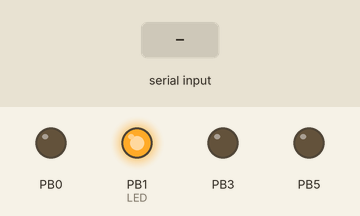
Simulated run of this program. Board: ATmega8, built with avr-gcc and emulated at 1 MHz. Shown: output pins drawn as LEDs (lit = HIGH). Inputs (shaded band) come from the test bench. What the program prints to the serial monitor is not drawn.

Above: at 5.3 s.
5.4 s: "1" received over Serial
At 8.3 s:
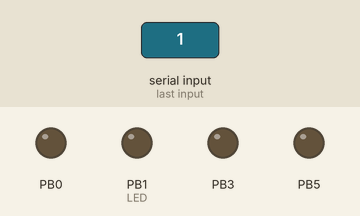
Timing chart, 0 to 9.8 s (numbered marks = the images above; inputs shaded):
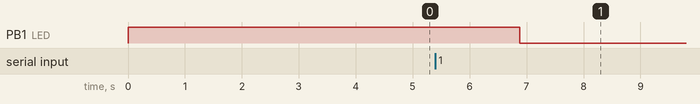

Measured:
- after the input at 5.4 s, PB1 (LED): HIGH → LOW after 1.5 s

The program:

Board1Test.c
```c
/*
 * Board1Test.c
 *
 * Created: 2014-07-27 20:05:53
 *  Author: muzieh
 */

#define F_CPU 1000000UL
#include <util/delay.h>

#include <avr/io.h>

#define BaudRate 9600
#define MYUBRR (F_CPU / 16 / BaudRate ) - 1

void delayLong()
{
	unsigned int delayvar;
	delayvar = 0;
	while (delayvar <=  65500U)
	{
		asm volatile("nop");
		delayvar++;
	}
}


unsigned char serialCheckRxComplete(void)
{
	return( UCSRA & _BV(RXC)) ;		// nonzero if serial data is available to read.
}

unsigned char serialCheckTxReady(void)
{
	return( UCSRA & _BV(UDRE) ) ;		// nonzero if transmit register is ready to receive new data.
}

unsigned char serialRead(void)
{
	while (serialCheckRxComplete() == 0)		// While data is NOT available to read
	{;;}
	return UDR;
}

void serialWrite(unsigned char DataOut)
{
	while (serialCheckTxReady() == 0)		// while NOT ready to transmit
	{;;}
	UDR = DataOut;
}


void establishContact() {
	while (serialCheckRxComplete() == 0) {
		serialWrite('A');
		//	serialWrite(65U);
		delayLong();
		delayLong();
		delayLong();
		delayLong();
		delayLong();
		delayLong();
		delayLong();
	}
}


int main(void)
{
	DDRD |= 1 << PD2; // output

	DDRD = _BV(1);
	DDRB = _BV(0) | _BV(1) | _BV(3) | _BV(5);

	//Serial Initialization

	/*Set baud rate */
	UCSRC &= ~(1 << URSEL);
	UBRRH = (unsigned char)(MYUBRR>>8);
	UBRRL = (unsigned char) MYUBRR;
	/* Enable receiver and transmitter   */
	UCSRB = (1<<RXEN)|(1<<TXEN);
	/* Frame format: 8data, No parity, 1stop bit */
	UCSRC |= (1 << URSEL) | (3<<UCSZ0);


	unsigned int firstSensor = 0;    // first analog sensor
	int secondSensor = 0;   // second analog sensor
	int thirdSensor = 0;    // digital sensor
	unsigned char inByte = 0;         // incoming serial byte


	PORTB |= _BV(1); // Turn on LED @ PB1


	establishContact();  // send a byte to establish contact until Processing responds

	PORTB &= 253U; // Turn off LED


    while(1)
    {
		//if (serialCheckRxComplete()) {


			inByte++ ;

			// Simulated data!


while(1) {
			serialWrite('s');
			serialWrite('e');
			serialWrite('n');
			serialWrite('s');
			serialWrite('o');
			serialWrite('r');
			serialWrite(':');
			serialWrite(inByte & 255U);
}

			//PORTB &= 253U; // Turn off LED

		//}

		PORTD |= (1 << PD2);
		_delay_ms(50);
		PORTD &= ~(1 << PD2);
		_delay_ms(50);

    }
}
```
